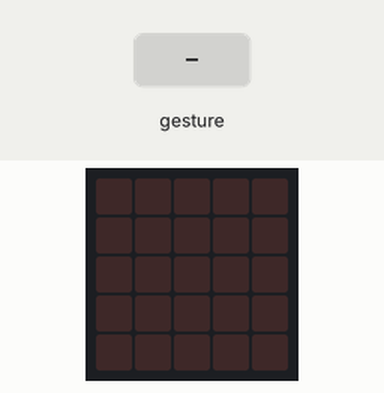
This program was run on a simulated BBC micro:bit (MakeCode). Parts: the board's 5×5 LED display. Inputs (shaded band) come from the test bench. Random numbers come from a fixed seed; a tilt is held for 1.5 s and a shake lasts 1 s, then the board lies face up again.

Above: at 1.2 s.
1.3 s: gesture 'shake'
At 2.7 s:
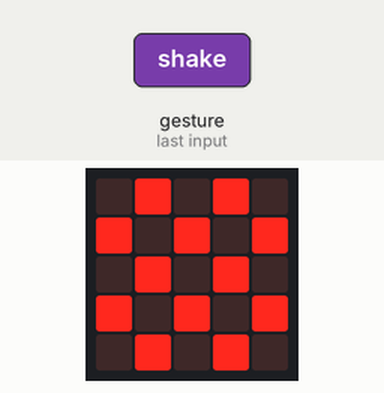
3.0 s: gesture 'shake'
At 4.2 s:
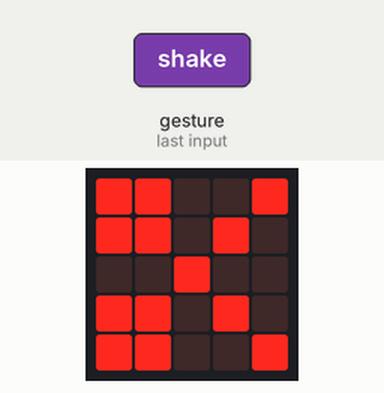
Timing chart, 0 to 6.0 s (numbered marks = the images above; inputs shaded):
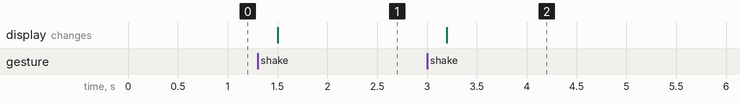

The program:

main.ts
```typescript
let icono = 0
input.onGesture(Gesture.Shake, function () {
    icono = randint(0, 2)
    if (icono == 0) {
        basic.showIcon(IconNames.Chessboard)
    }
    if (icono == 1) {
        basic.showIcon(IconNames.Square)
    }
    if (icono == 2) {
        basic.showIcon(IconNames.Scissors)
    }
})
```

test.ts
```typescript
// aquí va el archivo "tests"; esto no se compilará cuando este paquete se utilice como una extensión.
```

Measured:
- after the input at 1.3 s, the display: changes after 0.20 s (image 1)
- after the input at 3.0 s, the display: changes after 0.20 s (image 2)
